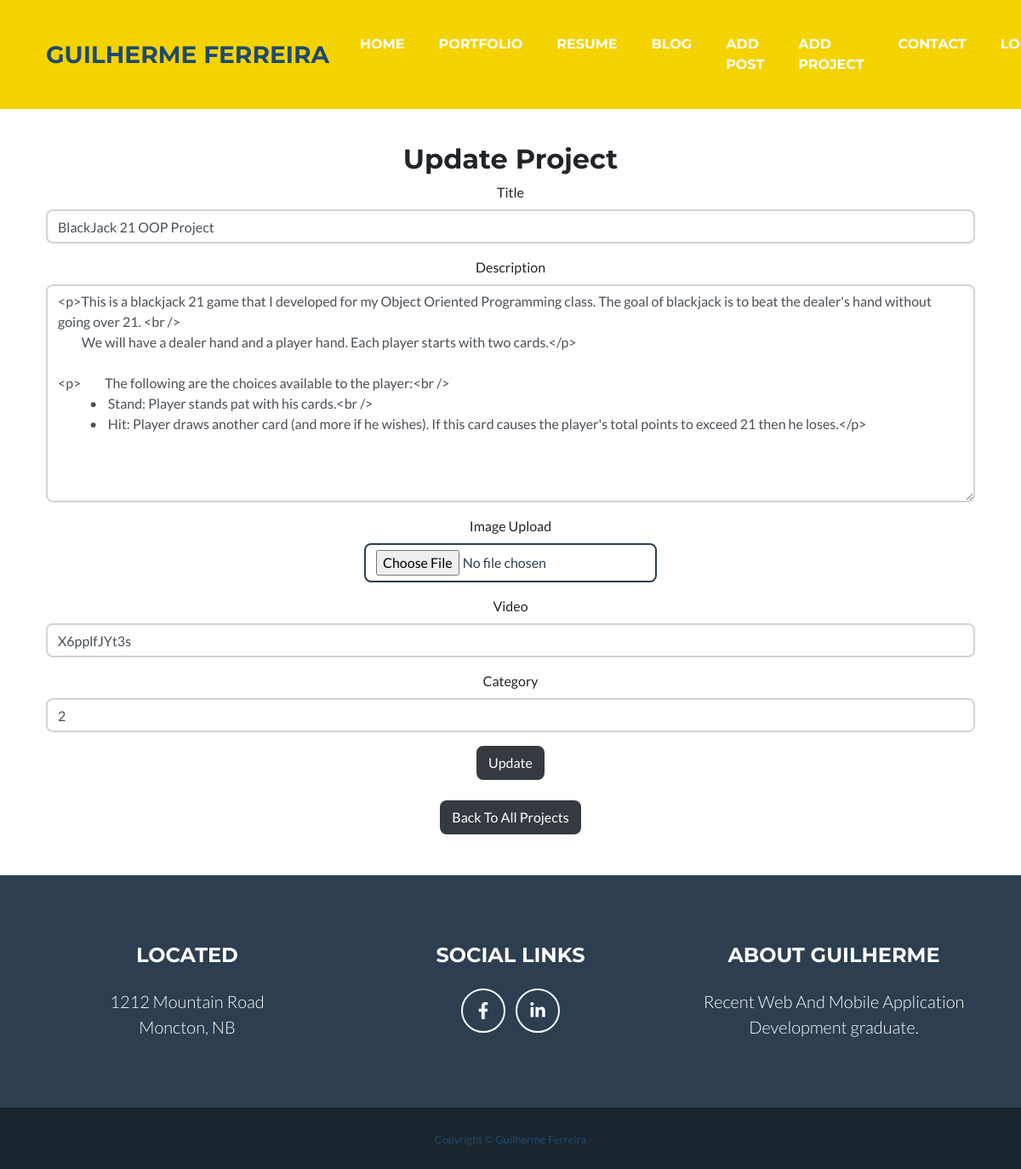
Screenshot of /portfolio/updateProject.php?id=4 (signed in) with the database file from the repository.
### tables this page shows
CREATE TABLE `projects` (
  `id` int(11) NOT NULL,
  `title` varchar(90) NOT NULL,
  `description` varchar(800) NOT NULL,
  `image` varchar(200) NOT NULL,
  `video` varchar(200) NOT NULL,
  `project_category_fk` int(11) NOT NULL
);

### portfolio/updateProject.php (the view, shortened to what this page needs)
<?php
    include 'includes/header.php';
    include 'includes/db/dbConnection.php';
    $id = $_GET["id"];
?>
<?php
if (isset($_GET["id"])) {
    confirm_logged_in(); ?>
<main class="container" style="margin-top:10%">
    <div class="pt-5"></div>
    <div class="form-wrapper">
        <div class="heading text-center">
            <?php
    $sql = "SELECT * FROM projects WHERE id = $id";
    $result = $dbLink->query($sql);
    while ($row = $result->fetch_assoc()) {
        $id = $row['id'];
        $title = $row['title'];
        $description = $row['description'];
        $video = $row['video'];
        $category = $row['project_category_fk'];
         ?>
            <h2>Update Project</h2>
            <form action="updateProject.php?id=<?php echo $id?>" method="POST" enctype="multipart/form-data">
                <div class="form-group">
                    <label for="title">Title</label>
                    <input type="text" class="form-control" id="title" name="title" required
                        value="<?php echo $title ?>">
                </div>
                <div class="form-group">
                    <label for="description">Description</label>
                    <textarea class="form-control" id="editor" name="description" rows="10" required
                        value=""><?php echo $description ?></textarea>
                </div>
                <div class="form-group">
                    <label for="image">Image Upload</label><br>
                    <a class="btn btn-outline-secondary">
                        <div class="file-field medium">
                            <input type="file" name="theImage">
                        </div>
                    </a>
                </div>
                <div class="form-group">
                    <label for="video">Video</label>
                    <input type="text" class="form-control" id="video" name="video" required
                        value="<?php echo $video ?>">
                </div>
                <div class="form-group">
                    <label for="video">Category</label>
                    <input type="text" class="form-control" id="project_category_fk" name="project_category_fk" required
                        value="<?php echo $category?>">
                </div>
                <button type="submit" class="btn btn-dark" name="btnUpdateProject" value="updatePro">Update</button>
                <div class="mt-4">
                    <a class="btn btn-dark" href="allProjects.php" role="button">Back To All Projects</a>
                </div>
            </form>
            <?php } ?>
            <?php } ?>
        </div>
    </div>
</main>
<?php
    include 'includes/footer.php';
?>

### rows the page displays
projects: title "BlackJack 21 OOP Project", description "<p>This is a blackjack 21 game that I developed for my Object Oriented Programming class. The goal of blackjack is to beat the dealer's hand without going over 21. <br /> We will have a dealer hand and a player hand. Each player starts with two cards.</p> <p> The following are the choices available to the player:<br /> • Stand: Player stands pat with his cards.<br /> • Hit: Player draws another card (and more if he wishes). If this card causes the player's total points to exceed 21 then he loses.</p>", video "X6pplfJYt3s", project_category_fk "2"
